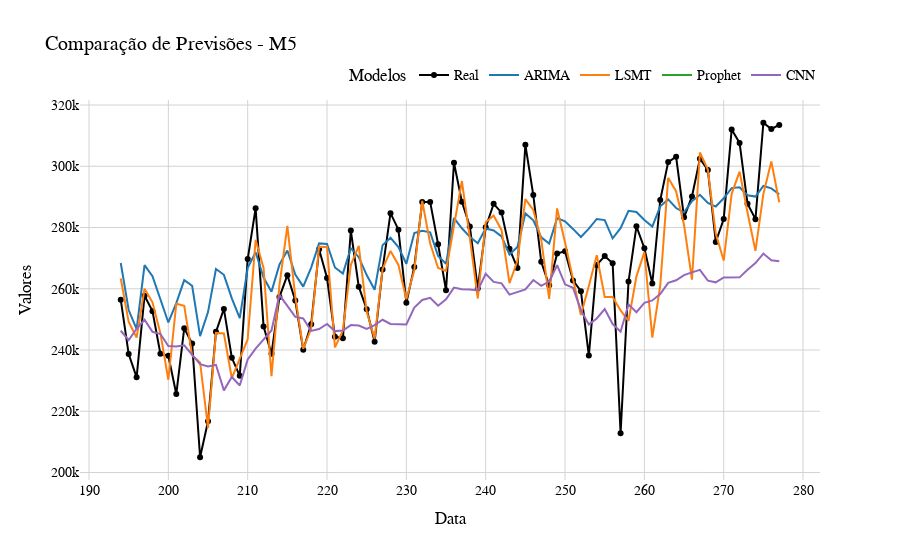

Here is the notebook cell this chart was saved with:
### Code cell
# Plotagem dos dados
fig_m5 = go.Figure()

# Adiciona a linha para arima_df_m5
fig_m5.add_trace(go.Scatter(x=arima_df_m5['Data'], y=arima_df_m5['Real'], mode='lines+markers', name='Real', line=dict(color='black')))
fig_m5.add_trace(go.Scatter(x=arima_df_m5['Data'], y=arima_df_m5['Previsto'], mode='lines', name='ARIMA', line=dict(color='#1f77b4')))

# Adiciona a linha para lsmt_df_m5
fig_m5.add_trace(go.Scatter(x=lsmt_df_m5['Data'], y=lsmt_df_m5['Previsto'], mode='lines', name='LSMT', line=dict(color='#ff7f0e')))

# Adiciona a linha para prophet_df_m5
fig_m5.add_trace(go.Scatter(x=prophet_df_m5['Data'], y=prophet_df_m5['Previsto'], mode='lines', name='Prophet', line=dict(color='#2ca02c')))

# Adiciona a linha para rl_df_m5

fig_m5.add_trace(go.Scatter(x=cnn_df_m5['Data'], y=cnn_df_m5['Previsto'], mode='lines', name='CNN', line=dict(color='#9467bd')))

# Configurações do layout
fig_m5.update_layout(
    title='Comparação de Previsões - M5',
    xaxis_title='Data',
    yaxis_title='Valores',
    template='plotly_white',
    font=dict(
        family="Arial, sans-serif",
        size=14,
        color="black"
    ),
    legend=dict(
        title="Modelos",
        orientation="h",
        yanchor="bottom",
        y=1.02,
        xanchor="right",
        x=1
    ),
    xaxis=dict(
        showgrid=True,
        gridwidth=1,
        gridcolor='LightGray'
    ),
    yaxis=dict(
        showgrid=True,
        gridwidth=1,
        gridcolor='LightGray'
    )
)

fig_m5.show()
